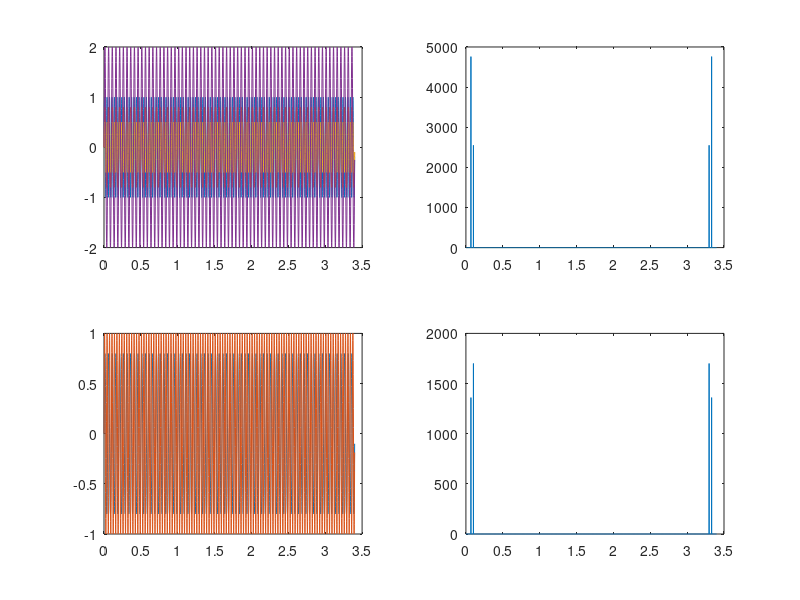

Recreate this plot in MATLAB.
%example code for explaing how pca can be used to pick up important signal sequences


N = 3400;
T = 3.4;
t = T*[0:N-1]'/N;

f1 = sin(2*pi*30*t);
f2 = 0.8*sin(2*pi*20*t);
f3 = 0.5*sin(2*pi*30*t);
f4 = 2*sin(2*pi*20*t);

f = f1 + f2 + f3 + f4; 

subplot(2,2,1)
plot(t,f1,t,f2,t,f3,t,f4)
fft_i = abs(fft(f));
subplot(2,2,2)
plot(t,fft_i);
X=[t,f1,f2,f3,f4];

%pca
[coeff, score, latent, tsquared, explained, mu] = pca(X);

%reduce the components and replot

numComp = 2;
muR = mu(1:numComp+1);
scoreR = score(:,1:numComp+1);
coeffR = coeff(1:numComp+1,1:numComp+1);
reconstR = scoreR*coeffR' + repmat(muR,3400,1);

subplot(2,2,3)
plot(t,reconstR(:,3), t, reconstR(:,2));
%plot(t,reconstR(:,2));
subplot(2,2,4)
%fft_o = abs(fft(reconstR(:,2)));
fft_o = abs(fft(reconstR(:,2) + reconstR(:,3)));
plot(t,fft_o);



